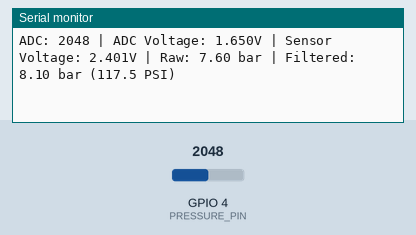
Simulated run of this sketch. Board: ESP32-S3. Shown: the last lines printed to the serial monitor. The inputs (shaded band) are chosen by the test bench; at power-on: GPIO 4 (PRESSURE_PIN) = 2048. WiFi joins after 1.5 s; servers stay silent unless stated.

Above: at 9.7 s.
9.8 s: GPIO 4 (PRESSURE_PIN) set to 11
At 9.82 s:
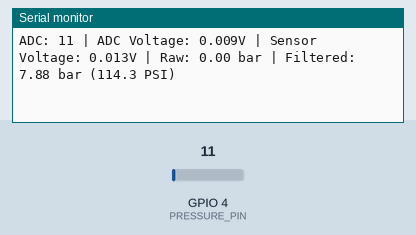
11.3 s: GPIO 4 (PRESSURE_PIN) set to 8
At 11.33 s:
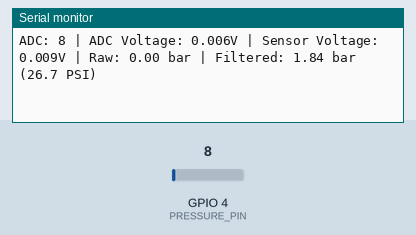
Timing chart, 0 to 13.8 s (numbered marks = the images above; inputs shaded):
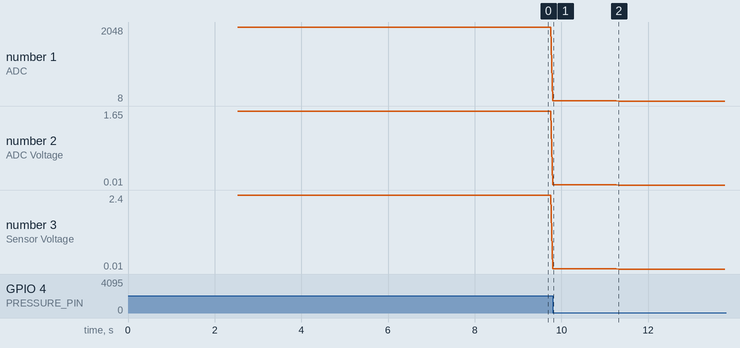

Measured:
- after the input at 9.8 s, the serial monitor: prints a new line at once (image 1)
- after the input at 11.3 s, the serial monitor: prints a new line at once (image 2)
- plotted number 1: 2048 → 11 after the input at 9.8 s
- plotted number 2: 1.65 → 0.01 after the input at 9.8 s, 0.01 → 0.01 after the input at 11.3 s
- plotted number 3: 2.4 → 0.01 after the input at 9.8 s

The sketch:

PressureReader.ino
```cpp
/*
  PressureReader.ino - Pressure transducer reader with WebSocket data emission

  Reads analog voltage from pressure transducer via GPIO 4
  Sensor is 0.5-4.5V with 10k/22k voltage divider (outputs 0.344-3.094V to ESP32)
  Emits pressure data via WebSocket server for real-time monitoring

  Hardware Connections:
  - Pressure Transducer:
    * VCC: 5V
    * GND: Ground
    * Signal: Through 10k/22k voltage divider to GPIO 4

  Note: For ESP32-S3, use GPIO 1-10 (ADC1) or GPIO 11-20 (ADC2)
        GPIO 4 is ADC1_CH3 - safe for analog input
*/

#include <WiFi.h>
#include <WebSocketsServer.h>
#include <ESPmDNS.h>
#include <ArduinoJson.h>

#define PRESSURE_PIN 4  // GPIO 4 - ADC1_CH3 (analog input for pressure transducer)

// WiFi and WebSocket configuration
#define WIFI_SSID "Kenyon19"            // WiFi network name
#define WIFI_PASSWORD "Kenyon_1"        // WiFi password
#define WS_SERVER_PORT 82               // WebSocket server port (different from ShotStopper's port 81)
#define WS_SERVER_PATH "/ws"             // WebSocket server path
#define MDNS_HOSTNAME "pressure-reader" // mDNS hostname for discovery

// User defined settings
#define WEBSOCKET_ENABLED true      // Enable WebSocket data reporting
#define DATA_REPORT_INTERVAL_MS 50  // How often to send data updates (ms) - ~20 updates/sec

// Filtering configuration
#define FILTER_ALPHA_DISPLAY 0.15   // Exponential filter alpha for display/logging (increased for more responsiveness)
#define FILTER_ALPHA_CONTROL 0.25   // Exponential filter alpha for control (0.2-0.3)
#define MAX_PRESSURE_CHANGE_BAR 3.0 // Maximum allowed pressure change per reading (bar) - increased to handle noise
#define PRESSURE_BIAS_BAR 0.5       // Bias to add to filtered pressure (bar) - increased to compensate for filter lag
#define MIN_PRESSURE_BAR 0.0        // Minimum valid pressure reading (bar)
#define MAX_PRESSURE_BAR 16.0       // Maximum valid pressure reading (bar) - 1.6 MPa = 16 bar

// Voltage divider calculation
// Sensor outputs 0.5-4.5V, but voltage divider reduces it to 0.344-3.094V at ADC pin
// Voltage divider ratio: R2/(R1+R2) = 22k/(10k+22k) = 0.6875
// To get sensor voltage from ADC voltage: sensorVoltage = adcVoltage / 0.6875 = adcVoltage * 1.4545
#define VOLTAGE_DIVIDER_RATIO 1.4545    // Multiply ADC voltage by this to get sensor voltage
#define ADC_REFERENCE_VOLTAGE 3.3       // ESP32 ADC reference voltage
#define ADC_RESOLUTION 4095              // 12-bit ADC (0-4095)
#define SENSOR_MIN_VOLTAGE 0.5          // Minimum sensor output voltage (0 pressure)
#define SENSOR_MAX_VOLTAGE 4.5          // Maximum sensor output voltage (max pressure)
#define PRESSURE_MAX_MPA 1.6            // Maximum pressure in MPa (sensor spec: 0-1.6 MPa)
#define MPA_TO_BAR 10.0                 // Conversion factor: 1 MPa = 10 bar
#define MPA_TO_PSI 145.038              // Conversion factor: 1 MPa = 145.038 PSI

// WebSocket server
WebSocketsServer webSocket = WebSocketsServer(WS_SERVER_PORT);
unsigned long lastDataReport_ms = 0;

// Filtering state variables
float filteredPressureBar_display = 0.0;  // Filtered pressure for display/logging
float filteredPressureBar_control = 0.0;  // Filtered pressure for control
bool filterInitialized = false;

// WebSocket event handler
void webSocketEvent(uint8_t num, WStype_t type, uint8_t * payload, size_t length) {
  switch(type) {
    case WStype_DISCONNECTED:
      Serial.printf("[%u] Disconnected!\n", num);
      break;
    case WStype_CONNECTED: {
      IPAddress ip = webSocket.remoteIP(num);
      Serial.printf("[%u] Connected from %d.%d.%d.%d url: %s\n", num, ip[0], ip[1], ip[2], ip[3], payload);
      break;
    }
    case WStype_TEXT:
      // Handle incoming text messages if needed
      Serial.printf("[%u] Received text: %s\n", num, payload);
      break;
    default:
      break;
  }
}

// Initialize WiFi
void initWiFi() {
  WiFi.mode(WIFI_STA);
  WiFi.begin(WIFI_SSID, WIFI_PASSWORD);

  Serial.print("Connecting to WiFi");
  int attempts = 0;
  while (WiFi.status() != WL_CONNECTED && attempts < 20) {
    delay(500);
    Serial.print(".");
    attempts++;
  }

  if (WiFi.status() == WL_CONNECTED) {
    Serial.println();
    Serial.print("WiFi connected! IP address: ");
    Serial.println(WiFi.localIP());
  } else {
    Serial.println();
    Serial.println("WiFi connection failed!");
  }
}

// Initialize mDNS
void initMDNS() {
  if (!MDNS.begin(MDNS_HOSTNAME)) {
    Serial.println("Error setting up MDNS responder!");
    return;
  }
  Serial.printf("mDNS responder started. Hostname: %s.local\n", MDNS_HOSTNAME);

  // Add WebSocket service
  MDNS.addService("http", "tcp", WS_SERVER_PORT);
  Serial.printf("mDNS service added: http._tcp on port %d\n", WS_SERVER_PORT);
}

// Initialize WebSocket server
void initWebSocket() {
  webSocket.begin();
  webSocket.onEvent(webSocketEvent);
  Serial.printf("WebSocket server started on port %d\n", WS_SERVER_PORT);
  Serial.printf("Connect to: ws://%s.local:%d%s\n", MDNS_HOSTNAME, WS_SERVER_PORT, WS_SERVER_PATH);
}

// Send pressure data via WebSocket (broadcast to all connected clients)
void sendPressureData(float pressurePSI, float pressureBar, int adcValue, float adcVoltage, float sensorVoltage, float pressureMPA) {
  if (!WEBSOCKET_ENABLED) {
    return;
  }

  // Check if any clients are connected
  if (webSocket.connectedClients() == 0) {
    return; // No clients connected, don't waste time creating JSON
  }

  // Create JSON document (increased size to accommodate serial log data)
  StaticJsonDocument<512> doc;

  // Add pressure values
  doc["currentPressure"] = pressureBar;  // Primary value in bar
  doc["pressurePSI"] = pressurePSI;
  doc["pressureBar"] = pressureBar;

  // Add timestamp (millis since boot in seconds)
  doc["timestamp"] = millis() / 1000.0;

  // Add serial log data
  doc["adcValue"] = adcValue;
  doc["adcVoltage"] = adcVoltage;
  doc["sensorVoltage"] = sensorVoltage;
  doc["pressureMPA"] = pressureMPA;

  // Create formatted serial log string (using filtered values)
  float pressureMPA_filtered = pressureBar / MPA_TO_BAR;  // Convert filtered bar back to MPa for log
  char logString[256];
  snprintf(logString, sizeof(logString),
    "ADC: %d | ADC Voltage: %.3fV | Sensor Voltage: %.3fV | Pressure: %.3f MPa (%.2f bar, %.1f PSI) [filtered]",
    adcValue, adcVoltage, sensorVoltage, pressureMPA_filtered, pressureBar, pressurePSI);
  doc["serialLog"] = logString;

  // Serialize to string
  String jsonString;
  serializeJson(doc, jsonString);

  // Broadcast to all connected WebSocket clients
  webSocket.broadcastTXT(jsonString);
}

void setup() {
  Serial.begin(115200);
  delay(1000);

  Serial.println("Pressure Reader - Starting");
  Serial.println("==========================================");
  Serial.print("Reading from GPIO ");
  Serial.print(PRESSURE_PIN);
  Serial.println(" (ADC1_CH3)");
  Serial.print("Voltage divider: 10k/22k (ratio: 0.6875)");
  Serial.print(" | ADC voltage range: ");
  Serial.print(SENSOR_MIN_VOLTAGE / VOLTAGE_DIVIDER_RATIO, 3);
  Serial.print("-");
  Serial.print(SENSOR_MAX_VOLTAGE / VOLTAGE_DIVIDER_RATIO, 3);
  Serial.println("V");
  Serial.print("Sensor voltage range: ");
  Serial.print(SENSOR_MIN_VOLTAGE, 1);
  Serial.print("-");
  Serial.print(SENSOR_MAX_VOLTAGE, 1);
  Serial.println("V");
  Serial.print("Pressure range: 0-");
  Serial.print(PRESSURE_MAX_MPA, 1);
  Serial.print(" MPa (0-");
  Serial.print(PRESSURE_MAX_MPA * MPA_TO_BAR, 1);
  Serial.print(" bar, 0-");
  Serial.print(PRESSURE_MAX_MPA * MPA_TO_PSI, 1);
  Serial.println(" PSI)");
  Serial.println();

  // Initialize WiFi
  initWiFi();

  // Initialize mDNS (only if WiFi connected)
  if (WiFi.status() == WL_CONNECTED) {
    initMDNS();
  }

  // Initialize WebSocket server
  if (WEBSOCKET_ENABLED) {
    initWebSocket();
  }

  Serial.println("Starting pressure readings...\n");
}

void loop() {
  // Handle WebSocket server updates
  if (WEBSOCKET_ENABLED && WiFi.status() == WL_CONNECTED) {
    webSocket.loop();
  }

  // Read pressure and send data at specified interval
  if (millis() - lastDataReport_ms >= DATA_REPORT_INTERVAL_MS) {
    // Read ADC value (0-4095)
    int adcValue = analogRead(PRESSURE_PIN);

    // Convert ADC reading to voltage at ADC pin (0-3.3V)
    float adcVoltage = (adcValue / (float)ADC_RESOLUTION) * ADC_REFERENCE_VOLTAGE;

    // Convert to sensor voltage (accounting for voltage divider)
    // Sensor voltage = ADC voltage * VOLTAGE_DIVIDER_RATIO
    float sensorVoltage = adcVoltage * VOLTAGE_DIVIDER_RATIO;

    // Calculate pressure (linear mapping: 0.5V = 0 MPa, 4.5V = 1.6 MPa)
    float pressureMPA = 0.0;

    if (sensorVoltage >= SENSOR_MIN_VOLTAGE && sensorVoltage <= SENSOR_MAX_VOLTAGE) {
      // Linear interpolation: pressure = (voltage - min_voltage) * (max_pressure / voltage_range)
      float voltageRange = SENSOR_MAX_VOLTAGE - SENSOR_MIN_VOLTAGE;
      pressureMPA = (sensorVoltage - SENSOR_MIN_VOLTAGE) * (PRESSURE_MAX_MPA / voltageRange);
    } else if (sensorVoltage < SENSOR_MIN_VOLTAGE) {
      pressureMPA = 0.0; // Below minimum voltage = 0 MPa
    } else {
      pressureMPA = PRESSURE_MAX_MPA; // Above maximum voltage = max MPa
    }

    // Convert to bar and PSI (raw reading)
    float pressureBar_raw = pressureMPA * MPA_TO_BAR;
    float pressurePSI_raw = pressureMPA * MPA_TO_PSI;

    // Apply filtering
    // First, clamp to valid range
    if (pressureBar_raw < MIN_PRESSURE_BAR) pressureBar_raw = MIN_PRESSURE_BAR;
    if (pressureBar_raw > MAX_PRESSURE_BAR) pressureBar_raw = MAX_PRESSURE_BAR;

    // Clamp impossible jumps (but be more lenient on upward changes)
    float pressureBar_clamped = pressureBar_raw;
    if (filterInitialized) {
      float change = pressureBar_raw - filteredPressureBar_display;
      // More lenient on upward changes, stricter on downward
      float maxChangeUp = MAX_PRESSURE_CHANGE_BAR * 1.5;  // Allow bigger jumps up
      float maxChangeDown = MAX_PRESSURE_CHANGE_BAR * 0.7; // Stricter on drops

      if (change > maxChangeUp) {
        pressureBar_clamped = filteredPressureBar_display + maxChangeUp;
      } else if (change < -maxChangeDown) {
        pressureBar_clamped = filteredPressureBar_display - maxChangeDown;
      }
    }

    // Apply exponential filters
    if (!filterInitialized) {
      // Initialize filters with first reading
      filteredPressureBar_display = pressureBar_clamped;
      filteredPressureBar_control = pressureBar_clamped;
      filterInitialized = true;
    } else {
      // Exponential filter for display/logging with asymmetric response
      // More responsive to increases (higher alpha), less responsive to decreases
      float alpha = (pressureBar_clamped > filteredPressureBar_display) ?
                     FILTER_ALPHA_DISPLAY * 1.5 :  // More responsive to increases
                     FILTER_ALPHA_DISPLAY * 0.7;  // Less responsive to decreases
      filteredPressureBar_display = alpha * pressureBar_clamped +
                                     (1.0 - alpha) * filteredPressureBar_display;

      // Exponential filter for control (lighter filtering)
      filteredPressureBar_control = FILTER_ALPHA_CONTROL * pressureBar_clamped +
                                     (1.0 - FILTER_ALPHA_CONTROL) * filteredPressureBar_control;
    }

    // Use filtered values for display/logging with bias to trend higher
    float pressureBar = filteredPressureBar_display + PRESSURE_BIAS_BAR;
    float pressurePSI = pressureBar * (MPA_TO_PSI / MPA_TO_BAR);  // Convert filtered bar to PSI

    // Print readings to Serial (for debugging) - show both raw and filtered
    Serial.print("ADC: ");
    Serial.print(adcValue);
    Serial.print(" | ADC Voltage: ");
    Serial.print(adcVoltage, 3);
    Serial.print("V | Sensor Voltage: ");
    Serial.print(sensorVoltage, 3);
    Serial.print("V | Raw: ");
    Serial.print(pressureBar_raw, 2);
    Serial.print(" bar | Filtered: ");
    Serial.print(pressureBar, 2);
    Serial.print(" bar (");
    Serial.print(pressurePSI, 1);
    Serial.println(" PSI)");

    // Send data via WebSocket (includes serial log data) - using filtered values
    if (WEBSOCKET_ENABLED && WiFi.status() == WL_CONNECTED) {
      float pressureMPA_filtered = pressureBar / MPA_TO_BAR;  // Convert filtered bar to MPa
      sendPressureData(pressurePSI, pressureBar, adcValue, adcVoltage, sensorVoltage, pressureMPA_filtered);
    }

    lastDataReport_ms = millis();
  }

  // Small delay to prevent watchdog issues
  delay(1);
}
```
